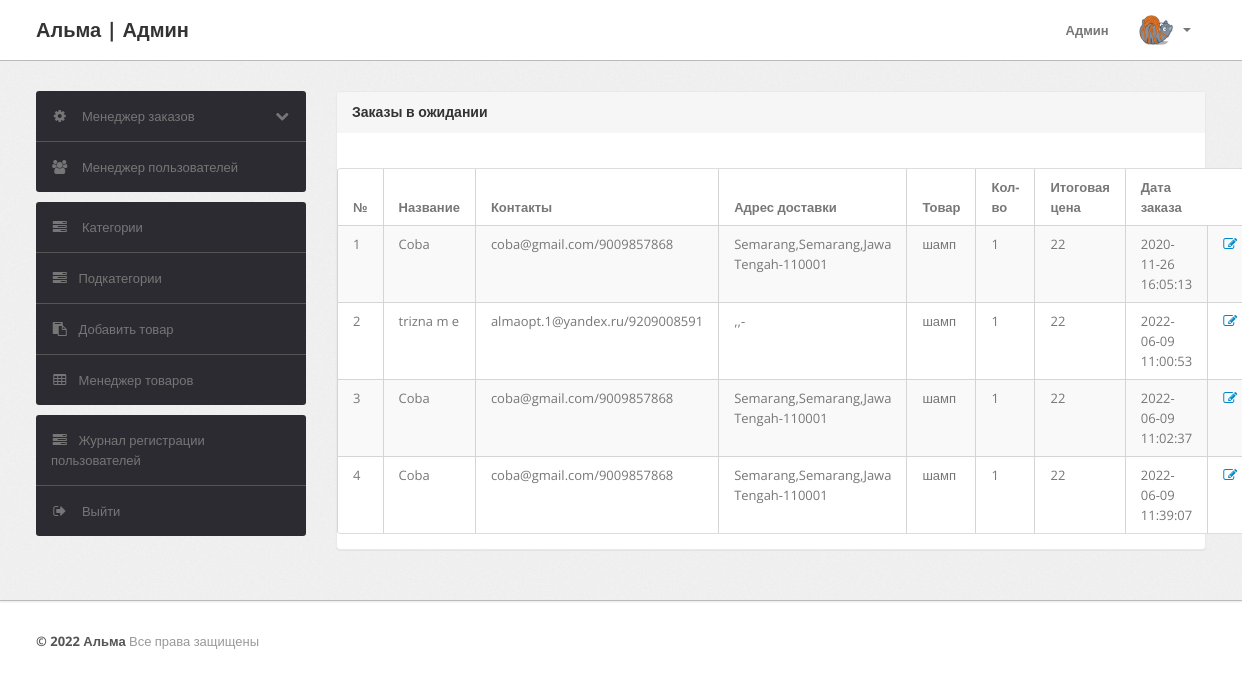
/admin/pending-orders.php (signed in), run on the app's committed database.
### tables this page shows
CREATE TABLE `orders` (
  `id` int(11) NOT NULL,
  `userId` int(11) DEFAULT NULL,
  `productId` varchar(255) DEFAULT NULL,
  `quantity` int(11) DEFAULT NULL,
  `orderDate` timestamp NOT NULL DEFAULT CURRENT_TIMESTAMP,
  `paymentMethod` varchar(50) DEFAULT NULL,
  `orderStatus` varchar(55) DEFAULT NULL
);

CREATE TABLE `users` (
  `id` int(11) NOT NULL,
  `name` varchar(255) DEFAULT NULL,
  `email` varchar(255) DEFAULT NULL,
  `contactno` bigint(11) DEFAULT NULL,
  `password` varchar(255) DEFAULT NULL,
  `shippingAddress` longtext,
  `shippingState` varchar(255) DEFAULT NULL,
  `shippingCity` varchar(255) DEFAULT NULL,
  `shippingPincode` int(11) DEFAULT NULL,
  `billingAddress` longtext,
  `billingState` varchar(255) DEFAULT NULL,
  `billingCity` varchar(255) DEFAULT NULL,
  `billingPincode` int(11) DEFAULT NULL,
  `regDate` timestamp NOT NULL DEFAULT CURRENT_TIMESTAMP,
  `updationDate` varchar(255) DEFAULT NULL
);

CREATE TABLE `products` (
  `id` int(11) NOT NULL,
  `category` int(11) NOT NULL,
  `subCategory` int(11) DEFAULT NULL,
  `productName` varchar(255) DEFAULT NULL,
  `productCompany` varchar(255) DEFAULT NULL,
  `productPrice` int(11) DEFAULT NULL,
  `productPriceBeforeDiscount` int(11) DEFAULT NULL,
  `productDescription` longtext,
  `productImage1` varchar(255) DEFAULT NULL,
  `productImage2` varchar(255) DEFAULT NULL,
  `productImage3` varchar(255) DEFAULT NULL,
  `shippingCharge` int(11) DEFAULT NULL,
  `productAvailability` varchar(255) DEFAULT NULL,
  `postingDate` timestamp NULL DEFAULT CURRENT_TIMESTAMP,
  `updationDate` varchar(255) DEFAULT NULL
);

### admin/pending-orders.php (the view, shortened to what this page needs)
<?php
include('include/config.php');
if(strlen($_SESSION['alogin'])==0)
	{
header('location:index.php');
}
else{
?>
<!DOCTYPE html>
<html lang="ru">
<head>
	<link type="text/css" href="bootstrap/css/bootstrap.min.css" rel="stylesheet">
	<link type="text/css" href="bootstrap/css/bootstrap-responsive.min.css" rel="stylesheet">
	<link type="text/css" href="css/theme.css" rel="stylesheet">
	<link type="text/css" href="images/icons/css/font-awesome.css" rel="stylesheet">
</head>
<body>
<?php include('include/header.php');?>
	<div class="wrapper">
		<div class="container">
			<div class="row">
<?php include('include/sidebar.php');?>
			<div class="span9">
					<div class="content">
	<div class="module">
							<div class="module-head">
								<h3>Заказы в ожидании</h3>
							</div>
							<div class="module-body table">
									<br />
								<table cellpadding="0" cellspacing="0" border="0" class="datatable-1 table table-bordered table-striped	 display table-responsive" >
									<thead>
										<tr>
											<th>№</th>
											<th> Название</th>
											<th width="30">Контакты</th>
											<th>Адрес доставки</th>
											<th>Товар </th>
											<th>Кол-во </th>
											<th>Итоговая цена</th>
											<th>Дата заказа</th>
										</tr>
									</thead>
<tbody>
<?php
$status='Delivered';
$query=mysqli_query($con,"select users.name as username,users.email as useremail,users.contactno as usercontact,users.shippingAddress as shippingaddress,users.shippingCity as shippingcity,users.shippingState as shippingstate,users.shippingPincode as shippingpincode,products.productName as productname,products.shippingCharge as shippingcharge,orders.quantity as quantity,orders.orderDate as orderdate,products.productPrice as productprice,orders.id as id  from orders join users on  orders.userId=users.id join products on products.id=orders.productId where orders.	orderStatus!='$status' or orders.orderStatus is null");
$cnt=1;
while($row=mysqli_fetch_array($query))
{
?>
										<tr>
											<td><?php echo htmlentities($cnt);?></td>
											<td><?php echo htmlentities($row['username']);?></td>
<td><?php echo htmlentities($row['useremail']);?>/<?php echo htmlentities($row['usercontact']);?></td>
<td><?php echo htmlentities($row['shippingaddress'].",".$row['shippingcity'].",".$row['shippingstate']."-".$row['shippingpincode']);?></td>
											<td><?php echo htmlentities($row['productname']);?></td>
											<td><?php echo htmlentities($row['quantity']);?></td>
											<td><?php echo htmlentities($row['quantity']*$row['productprice']+$row['shippingcharge']);?></td>
											<td><?php echo htmlentities($row['orderdate']);?></td>
											<td>   <a href="updateorder.php?oid=<?php echo htmlentities($row['id']);?>" title="Update order" target="_blank"><i class="icon-edit"></i></a>
											</td>
											</tr>
										<?php $cnt=$cnt+1; } ?>
										</tbody>
								</table>
							</div>
						</div>
					</div>
				</div>
			</div>
		</div>
	</div>
<?php include('include/footer.php');?>
</body>
<?php } ?>

### admin/css/theme.css (style rules this page uses)
body { font-size: 13px; font-family: 'Open Sans', Arial, sans-serif; background: #fff; color: #777 }
h1, h2, h3, h4, h5, h6 { color: #333; margin-top: 0 }
h3 { font-size: 20px }
.wrapper { background: url(../images/bg.png) #eee; border-bottom: 1px solid #bbb; -webkit-box-shadow: 0 1px 2px rgba(0,0,0,0.1); -moz-box-shadow: 0 1px 2px rgba(0,0,0,0.1); box-shadow: 0 1px 2px rgba(0,0,0,0.1); padding: 30px 0 }
body [class^="icon-"], body [class*=" icon-"] { font-size: 14px; line-height: 20px; height: 20px }
.module { background: #fff; -webkit-border-radius: 3px; -moz-border-radius: 3px; border-radius: 3px; border: 1px solid #ccc; border-bottom-color: #bbb; -webkit-box-shadow: 0 0 1px rgba(0,0,0,0.2); -moz-box-shadow: 0 0 1px rgba(0,0,0,0.2); box-shadow: 0 0 1px rgba(0,0,0,0.2); margin-bottom: 30px }
.table { margin-bottom: 0 }
.table th, .table td { border-color: #d5d5d5!important }
.table-bordered thead:first-child tr:first-child>th:first-child, .table-bordered tbody:first-child tr:first-child>td:first-child { -webkit-border-top-left-radius: 2px; -moz-border-radius-topleft: 2px; border-top-left-radius: 2px }
.table-bordered thead:first-child tr:first-child>th:last-child, .table-bordered tbody:first-child tr:first-child>td:last-child { -webkit-border-top-right-radius: 2px; -moz-border-radius-topright: 2px; border-top-right-radius: 2px }
.table-bordered thead:last-child tr:last-child>th:first-child, .table-bordered tbody:last-child tr:last-child>td:first-child, .table-bordered tfoot:last-child tr:last-child>td:first-child { -webkit-border-bottom-left-radius: 2px; -moz-border-radius-bottomleft: 2px; border-bottom-left-radius: 2px }
.table-bordered thead:last-child tr:last-child>th:last-child, .table-bordered tbody:last-child tr:last-child>td:last-child, .table-bordered tfoot:last-child tr:last-child>td:last-child { -webkit-border-bottom-right-radius: 2px; -moz-border-radius-bottomright: 2px; border-bottom-right-radius: 2px }
.module { box-shadow: 0 0 3px rgba(0,0,0,.1); border-color: #e9e9e9; margin-bottom: 20px; background-color: #fff; border-radius: 4px; -webkit-box-shadow: 0 1px 1px rgba(0,0,0,.05); box-shadow: 0 1px 1px rgba(0,0,0,.05); }
.module-head { color: #767676; background-color: #f6f6f6; border-color: #e9e9e9; padding: 10px 15px; border-bottom: 1px solid transparent; border-top-right-radius: 3px; border-top-left-radius: 3px; }
.module-head h3 { font-size: 14px; line-height: 20px; height: 20px; margin: 0 }
.module-body { padding: 15px }
.module-body.table { padding: 15px 0 }
.module-body.table .table th, .module-body.table .table td { padding-left: 15px; padding-right: 15px }

### data on the page
orders: userId.name "Coba", userId.email "coba@gmail.com", userId.contactno "9009857868", userId.shippingPincode "Semarang,Semarang,Jawa Tengah-110001", productId.productName "шамп", quantity "1", $row['quantity']*$row['productprice']+$row['shippingcharge'] "22", orderDate "2020-11-26 16:05:13"
orders: userId.name "trizna m e", userId.email "almaopt.1@yandex.ru", userId.contactno "9209008591", userId.shippingPincode ",,-", productId.productName "шамп", quantity "1", $row['quantity']*$row['productprice']+$row['shippingcharge'] "22", orderDate "2022-06-09 11:00:53"
orders: userId.name "Coba", userId.email "coba@gmail.com", userId.contactno "9009857868", userId.shippingPincode "Semarang,Semarang,Jawa Tengah-110001", productId.productName "шамп", quantity "1", $row['quantity']*$row['productprice']+$row['shippingcharge'] "22", orderDate "2022-06-09 11:02:37"
orders: userId.name "Coba", userId.email "coba@gmail.com", userId.contactno "9009857868", userId.shippingPincode "Semarang,Semarang,Jawa Tengah-110001", productId.productName "шамп", quantity "1", $row['quantity']*$row['productprice']+$row['shippingcharge'] "22", orderDate "2022-06-09 11:39:07"
